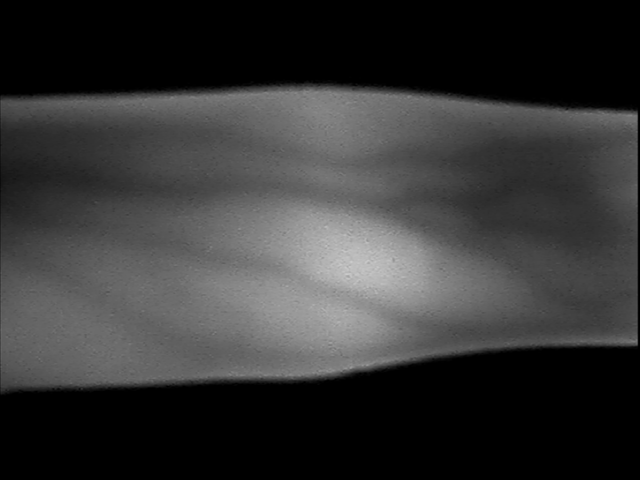
#> input picture data/002/L_Fore/01.bmp, 640 x 480 px
$ python mask_extract.py
#> lines starting #> are read from the running program, lines starting #| are printed output that depends on the picture; after the words box and inside, x2 and y2 are one past the last pixel; in counts of white or black regions, pixels touching at a corner belong together
#> further down, original_image is the input picture: shape (480, 640); min 0, max 203, mean 53
import numpy as np
import matplotlib.pyplot as plt
import cv2
from scipy import ndimage

def roi(image):
    # Define the region of interest (ROI) in the image
    height, width = image.shape
#> height = 480; width = 640
    roi = np.zeros_like(image, dtype=bool)
    roi[height // 4:3 * height // 4, width // 4:3 * width // 4] = True
    return roi

def detect_finger_vein_mask(image_path):
    # Load the image
    image = cv2.imread(image_path, cv2.IMREAD_GRAYSCALE)

    # Apply threshold to separate finger from background
    thresh = roi(image)
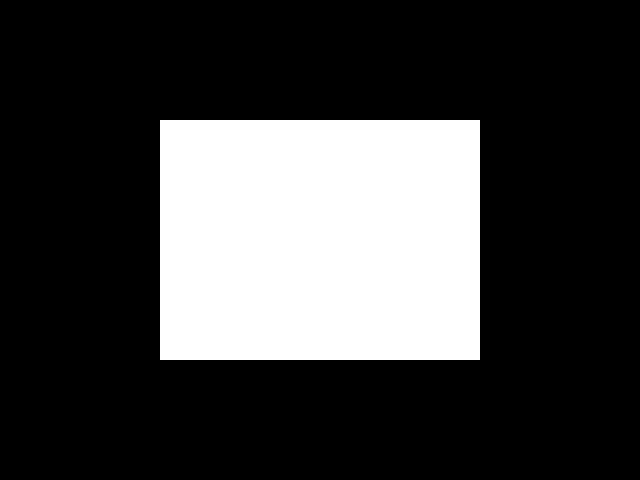
#> thresh: shape (480, 640) bool; 25% white; 1 white region, box (x1, y1, x2, y2) and area: (160, 120, 480, 360) 76800
    binary = np.zeros_like(image, dtype=bool)
    binary[image > thresh] = True

    # remove unwanted regions where the finger is not present
    binary = binary.astype(np.uint8) * 255
    binary = cv2.morphologyEx(binary, cv2.MORPH_OPEN, np.ones((3, 3), np.uint8), iterations=2)

    # Fill holes in the binary mask
    filled_mask = ndimage.binary_fill_holes(binary).astype(np.uint8) * 255

    return filled_mask

def plot_results(original_image, mask):
    fig, (ax1, ax2) = plt.subplots(1, 2, figsize=(12, 6))

    ax1.imshow(original_image, cmap='gray')
    ax1.set_title('Original Image')
    ax1.axis('off')

    ax2.imshow(mask, cmap='gray')
    ax2.set_title('Finger Vein Mask')
    ax2.axis('off')

    plt.tight_layout()
    plt.show()
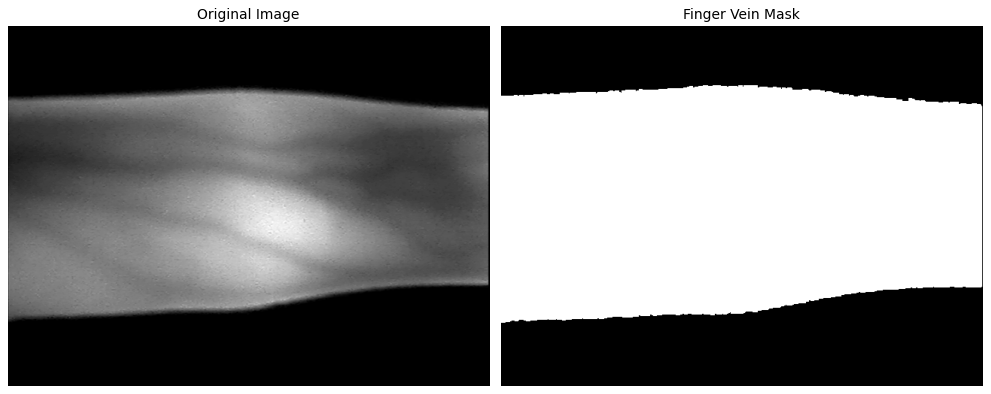
#> figure drawn by matplotlib, 2 panels

# Example usage
image_path = 'data/002/L_Fore/01.bmp'
original_image = cv2.imread(image_path, cv2.IMREAD_GRAYSCALE)
mask = detect_finger_vein_mask(image_path)
plot_results(original_image, mask)

$ run again, with data/002/L_Fore/03.bmp copied over data/002/L_Fore/01.bmp
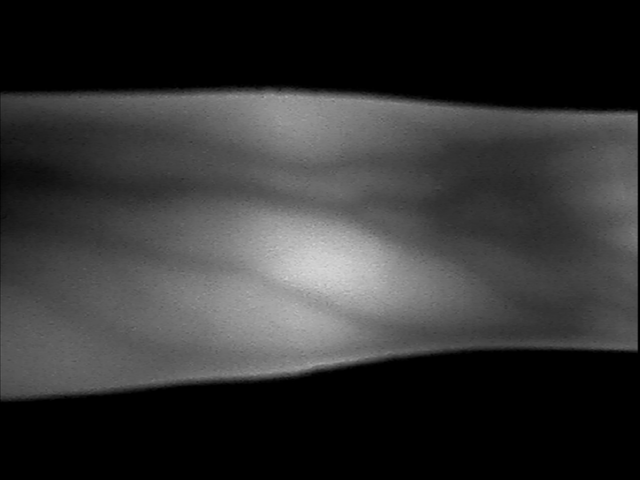
#> input picture data/002/L_Fore/03.bmp, 640 x 480 px
#> original_image is the input picture: shape (480, 640); min 0, max 215, mean 50.6
#> thresh: shape (480, 640) bool; 25% white; 1 white region, box (x1, y1, x2, y2) and area: (160, 120, 480, 360) 76800
#> in plot_results, `plt.show()`:
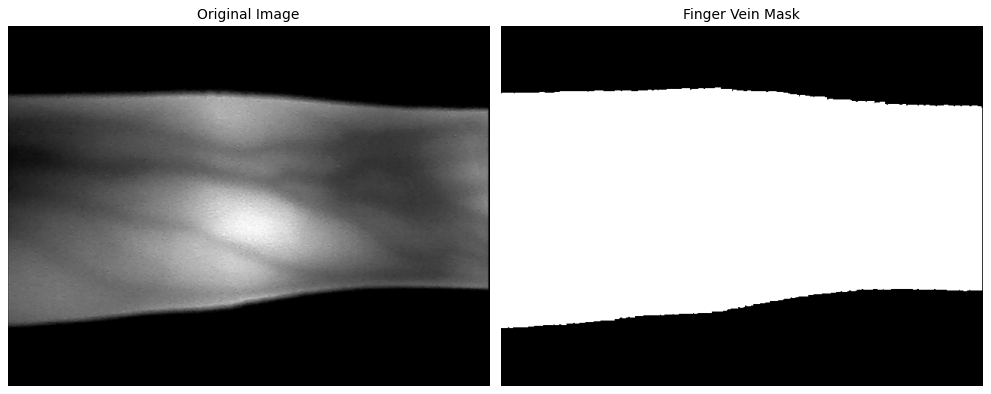
#> figure drawn by matplotlib, 2 panels
